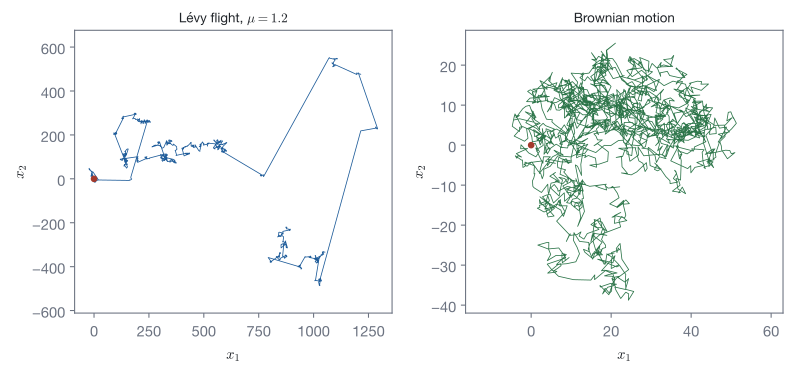

This figure's Python source:
"""A two-dimensional Levy flight and a Brownian path (Gros Fig. 3.9, Thurner Fig. 2.10)."""
import os
import sys

sys.path.insert(0, os.path.join(os.path.dirname(os.path.abspath(__file__)), "..", "..", "..", "_filters"))
from figstyle import *  # noqa: E402,F403

from skcomplex.core.engine.runtime import simulate  # noqa: E402
from skcomplex.systems.physics.soft_matter import BrownianMotionSystem, LevyFlightSystem  # noqa: E402

flight = simulate(LevyFlightSystem(1, mu=1.2, n_dim=2), until=2000, dt=1, random_state=9).get_values("walkers.x")[:, 0, :]
brown = simulate(BrownianMotionSystem(1, inertial=False, n_dim=2, random_state=9), until=2000, dt=1,
                 random_state=9).get_values("beads.x")[:, 0, :]

fig, (left, right) = plt.subplots(1, 2, figsize=(8.4, 4))
left.plot(flight[:, 0], flight[:, 1], color=ACCENT, lw=0.6)
left.plot(*flight[0], "o", color=STATEMENT, ms=4)
left.set_title(r"Lévy flight, $\mu = 1.2$", fontsize=10)
right.plot(brown[:, 0], brown[:, 1], color=EXAMPLE, lw=0.6)
right.plot(*brown[0], "o", color=STATEMENT, ms=4)
right.set_title("Brownian motion", fontsize=10)
for ax in (left, right):
    ax.set_aspect("equal", adjustable="datalim")
    ax.set_xlabel(r"$x_1$")
    ax.set_ylabel(r"$x_2$")
fig.tight_layout()
save_figure(fig, "levy_vs_brownian")
